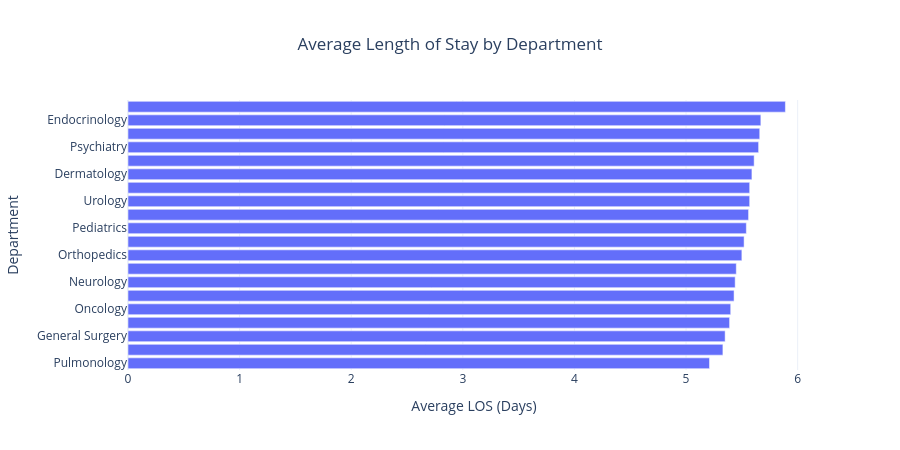

The notebook cell this image was saved under:
### Code cell
fig6 = px.bar(
    avg_los_by_dept.sort_values(ascending=True),
    orientation="h",
    title="Average Length of Stay by Department",
)
fig6.update_layout(
    title_x=0.5,
    xaxis_title="Average LOS (Days)",
    yaxis_title="Department",
    template="plotly_white",
    height=450,
    showlegend=False
)
fig6.show()

### Figure 1 — Plotly figure (JSON) as saved in the notebook; plotly's stock layout.template omitted (floating-point values rounded to 4 significant figures)
{"data": [{"hovertemplate": "variable=Length_of_Stay_Days<br>value=%{x}<br>department_name=%{y}<extra></extra>", "legendgroup": "Length_of_Stay_Days", "marker": {"color": "#636efa", "pattern": {"shape": ""}}, "name": "Length_of_Stay_Days", "orientation": "h", "showlegend": true, "textposition": "auto", "type": "bar", "x": [5.21, 5.33, 5.35, 5.39, 5.4, 5.43, 5.44, 5.45, 5.5, 5.52, 5.54, 5.56, 5.57, 5.57, 5.59, 5.61, 5.65, 5.66, 5.67, 5.89], "xaxis": "x", "y": ["Pulmonology", "Gastroenterology", "General Surgery", "Cardiology", "Oncology", "Gynecology", "Neurology", "Ophthalmology", "Orthopedics", "ENT", "Pediatrics", "Dental", "Urology", "Radiology", "Dermatology", "Emergency", "Psychiatry", "ICU", "Endocrinology", "Nephrology"], "yaxis": "y"}], "layout": {"barmode": "relative", "height": 450, "legend": {"title": {"text": "variable"}, "tracegroupgap": 0}, "showlegend": false, "title": {"text": "Average Length of Stay by Department", "x": 0.5}, "xaxis": {"anchor": "y", "domain": [0, 1], "title": {"text": "Average LOS (Days)"}}, "yaxis": {"anchor": "x", "domain": [0, 1], "title": {"text": "Department"}}}}
